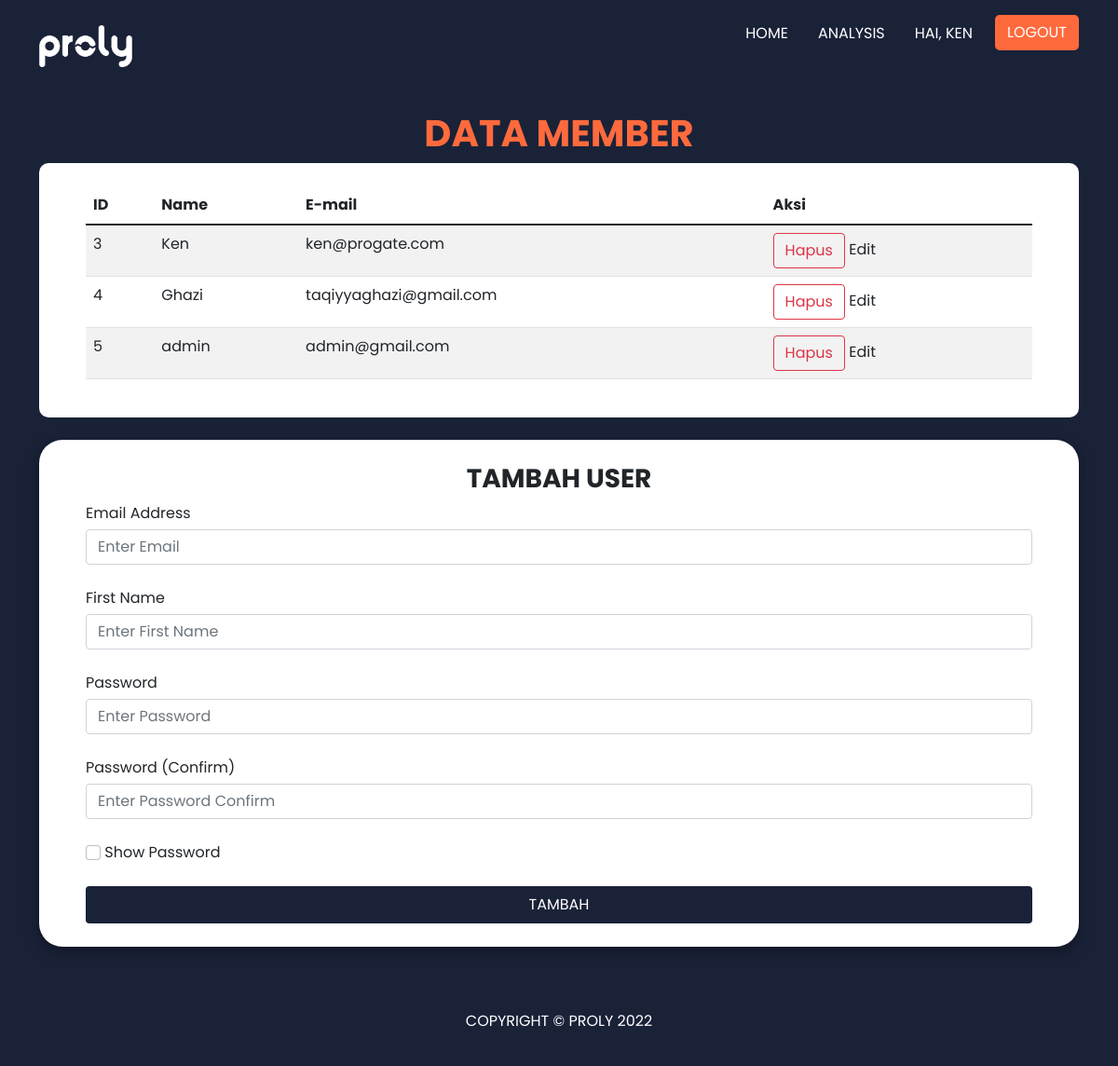
Page /admin (signed in) on the earlier database version.
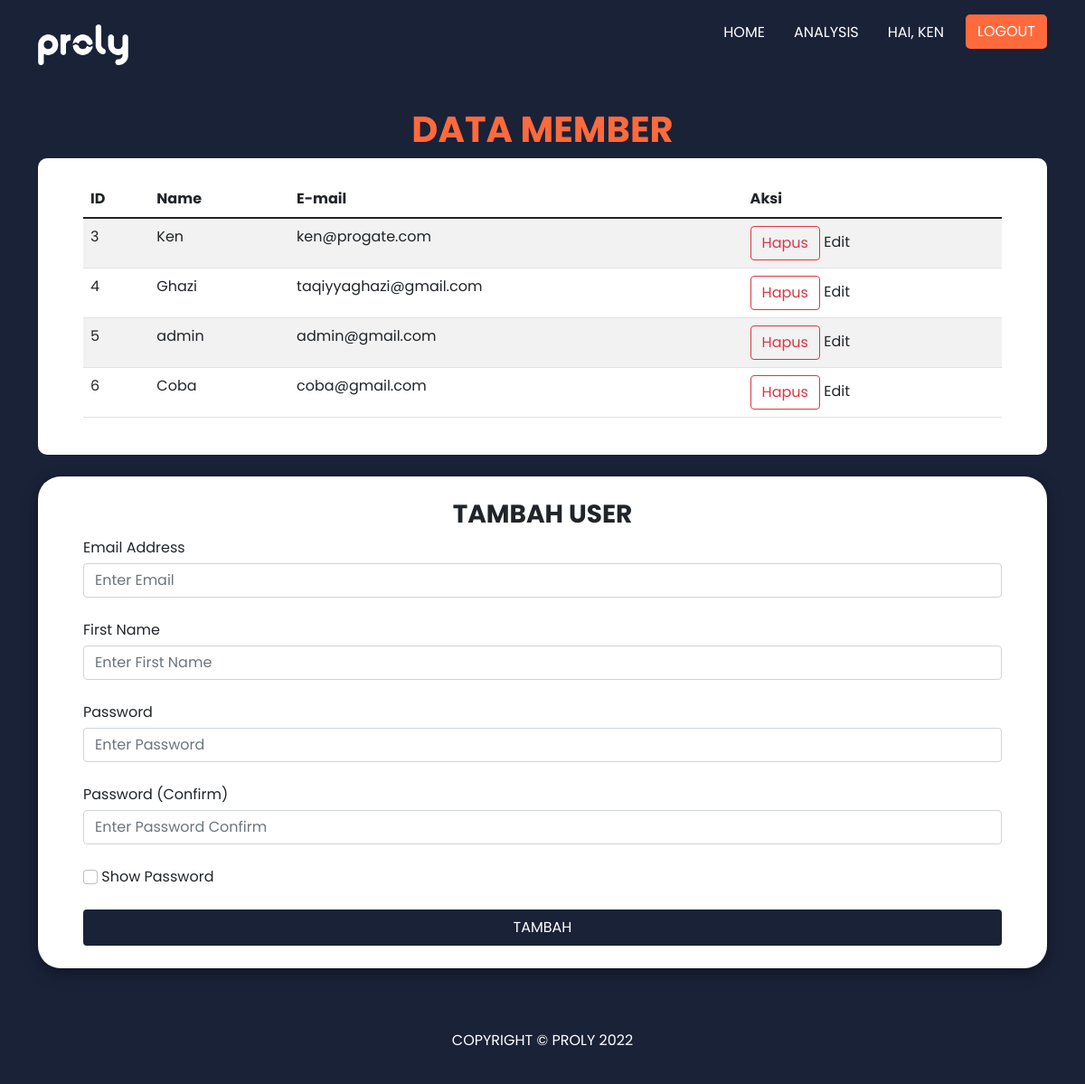
Same page on the later database version.
### website/models.py (models this page shows)
class User(db.Model, UserMixin):
    id = db.Column(db.Integer, primary_key=True)
    email = db.Column(db.String(150), unique=True)
    password = db.Column(db.String(150))
    first_name = db.Column(db.String(150))

### website/views.py (the view, shortened to what this page needs)
@views.route('admin', methods=['GET', 'POST'])
@login_required
def admin():
    user_database = User.query.all()
    return render_template('admin.html', user=current_user, user_database=user_database)

### website/__init__.py (called while the page is built)
def create_app():
    app = Flask(__name__)
    app.config['SECRET_KEY'] = 'qwertyuiop' #Inisiasi secret key -> Secret key bebas
    app.config['SQLALCHEMY_DATABASE_URI'] = f'sqlite:///{DB_NAME}'
    db.init_app(app)
    from .views import views
    from .auth import auth
    app.register_blueprint(views, url_prefix='/')
    app.register_blueprint(auth, url_prefix='/')
    from .models import User
    create_database(app)
    login_manager = LoginManager()
    login_manager.login_view = 'auth.login'
    login_manager.init_app(app)
    @login_manager.user_loader
    def load_user(id):
        return User.query.get(int(id))
    return app

### website/templates/admin.html (shortened to what this page needs)
{% extends 'base.html' %} {% block title %}Data Member{% endblock %} {% block
content %}
<br />
<div class="container">
  <h1 class="fw-bolder text-center text-tertiary">DATA MEMBER</h1>
  <div class="box-analysis table-responsive-sm">
    <table class="table table-striped">
      <thead>
        <tr>
          <th scope="col">ID</th>
          <th scope="col">Name</th>
          <th scope="col">E-mail</th>
          <th scope="col">Aksi</th>
        </tr>
      </thead>
      <tbody>
        {% for user in user_database %}
        <tr>
          <td>{{ user.id }}</td>
          <td>{{ user.first_name }}</td>
          <td>{{ user.email }}</td>
          <td>
            <button
              type="button"
              class="btn btn-outline-danger"
              onClick="deleteMember({{ user.id }})"
            >
              Hapus
            </button>
              Edit
          </td>
        </tr>
        {% endfor %}
      </tbody>
    </table>
  </div>
  <br />
  <div class="box-form">
    <form method="POST" class="form-prevent">
      <h3 align="center" class="fw-bolder">TAMBAH USER</h3>
      <div class="form-group">
        <label for="email">Email Address</label>
        <input
          type="email"
          class="form-control"
          id="email"
          name="email"
          placeholder="Enter Email"
        />
      </div>
      <br />
      <div class="form-group">
        <label for="firstName">First Name</label>
        <input
          type="text"
          class="form-control"
          id="firstName"
          name="firstName"
          placeholder="Enter First Name"
        />
      </div>
      <br />
      <div class="form-group">
        <label for="password1">Password</label>
        <input
          type="password"
          class="form-control"
          id="password1"
          name="password1"
          placeholder="Enter Password"
        />
      </div>
      <br />
      <div class="form-group">
        <label for="password2">Password (Confirm)</label>
        <input
          type="password"
          class="form-control"
          id="password2"
          name="password2"
          placeholder="Enter Password Confirm"
        />
        <br />
        <input
          class="form-check-input"
          type="checkbox"
          onclick="showPassword('password1', 'password2')"
        />&nbsp;Show Password
      </div>
      <br />
      <button type="submit" class="btn btn-submit button-prevent">
        <div class="hide-text">TAMBAH</div>
      </button>
    </form>
  </div>
</div>
{% endblock %}

### website/templates/base.html (shortened to what this page needs)
<!DOCTYPE html>
<html>
  <head>
    <link
      href="https://cdn.jsdelivr.net/npm/bootstrap@5.1.3/dist/css/bootstrap.min.css"
      rel="stylesheet"
    />
    <link
      rel="stylesheet"
      href="https://stackpath.bootstrapcdn.com/font-awesome/4.7.0/css/font-awesome.min.css"
    />
    <link
      rel="stylesheet"
      href="{{ url_for('static', filename='style/base.css') }}"
    />
    <link
      rel="stylesheet"
      href="{{ url_for('static', filename='style/content.css') }}"
    />
  </head>
  <body>
    <nav class="navbar sticky-top navbar-expand-lg p-md-3">
      <div class="container">
        <a href="/" class="navbar-brand fs-2"><img src="{{ url_for('static', filename='img/logo-proly.png') }}" alt=""></a>
        <div class="collapse navbar-collapse" id="navbarNav">
          <div class="navbar-nav">
            <a class="nav-item nav-link" id="home" href="/">HOME</a>
            {% if user.is_authenticated %}
            <a class="nav-item nav-link ms-lg-3" id="analysis" href="/analysis-member">ANALYSIS</a>
            <a class="nav-item nav-link ms-lg-3 text-uppercase" href="/">HAI, {{ user.first_name }}</a>
            {% if user.email == 'admin@gmail.com' %}
            <a class="nav-item nav-link auth-btn ms-lg-3 text-center" id="admin" href="/admin">MEMBER</a>
            <a class="nav-item nav-link auth-btn ms-lg-3 text-center" id="logout" href="/logout">LOGOUT</a>
            {% else %}
            <a class="nav-item nav-link auth-btn ms-lg-3 text-center" id="logout" href="/logout">LOGOUT</a>
            {% endif %}
            {% elif user == 'signUp' or user == 'login' %}
            <a class="nav-item nav-link ms-lg-3" id="analysis" href="/analysis">ANALYSIS</a>
            {% else %}
            <a class="nav-item nav-link ms-lg-3" id="analysis" href="/analysis">ANALYSIS</a>
            <a class="nav-item nav-link auth-btn ms-lg-3 text-center" id="login" href="/login">LOGIN</a>
            <a class="nav-item nav-link auth-btn ms-lg-3 text-center" id="signUp" href="/sign-up">SIGN UP</a>
            {% endif %}
          </div>
        </div>
      </div>
    </nav>
    <div class="container-fluid content pb-5">
      {% block content %} {% endblock %}</div>
    <footer class="container-fluid">
      <p class="text-center">COPYRIGHT &copy; PROLY 2022</p>
    </footer>
  </body>
</html>

### website/static/style/base.css (style rules this page uses)
* { box-sizing: border-box; font-family: "Poppins", sans-serif; }
:root { --primary-color: #1a2238; --secondary-color: #9daaf2; --tertiary-color: #ff6a3d; --quadrant-color: #f4db7d; --neutral-color: #ffffff; }
.content { min-height: 650px; }
.navbar { background-color: var(--primary-color); color: var(--neutral-color); }
.navbar a { text-decoration: none; color: var(--neutral-color); }
.auth-btn { background-color: var(--tertiary-color); border-radius: 5px; padding: 5px 0px; border: 2px solid var(--tertiary-color); }
.navbar-brand img { width: 100px; }
footer { color: var(--neutral-color); background-color: var(--primary-color); padding: 20px 0px; }
@media only screen and (min-device-width: 320px) and (max-device-width: 990px) { .auth-btn { margin-bottom: 25px; width: 100px; text-align: center; } }

### website/static/style/content.css (style rules this page uses)
* { box-sizing: border-box; font-family: "Poppins", sans-serif; }
:root { --primary-color: #1a2238; --secondary-color: #9daaf2; --tertiary-color: #ff6a3d; --quadrant-color: #f4db7d; --neutral-color: #ffffff; }
.content { background-color: var(--primary-color); min-height: 800px; }
.text-tertiary { color: var(--tertiary-color); }
.box-form { background-color: var(--neutral-color); padding: 25px 50px; border-radius: 25px; box-shadow: 0 4px 8px 0 rgba(0, 0, 0, 0.2), 0 6px 20px 0 rgba(0, 0, 0, 0.19); }
.btn-submit { width: 100%; background-color: var(--primary-color); border: 2px solid var(--primary-color); color: var(--neutral-color); }
form label { padding-bottom: 5px; }
.box-home, .box-analysis { background-color: var(--neutral-color); padding: 25px 50px; border-radius: 10px; }
.auth-btn { background-color: var(--tertiary-color); border-radius: 5px; padding: 5px 0px; border: 2px solid var(--tertiary-color); width: 90px; }

Differences in the rows shown:
added User: id "6", first_name "Coba", email "coba@gmail.com"
